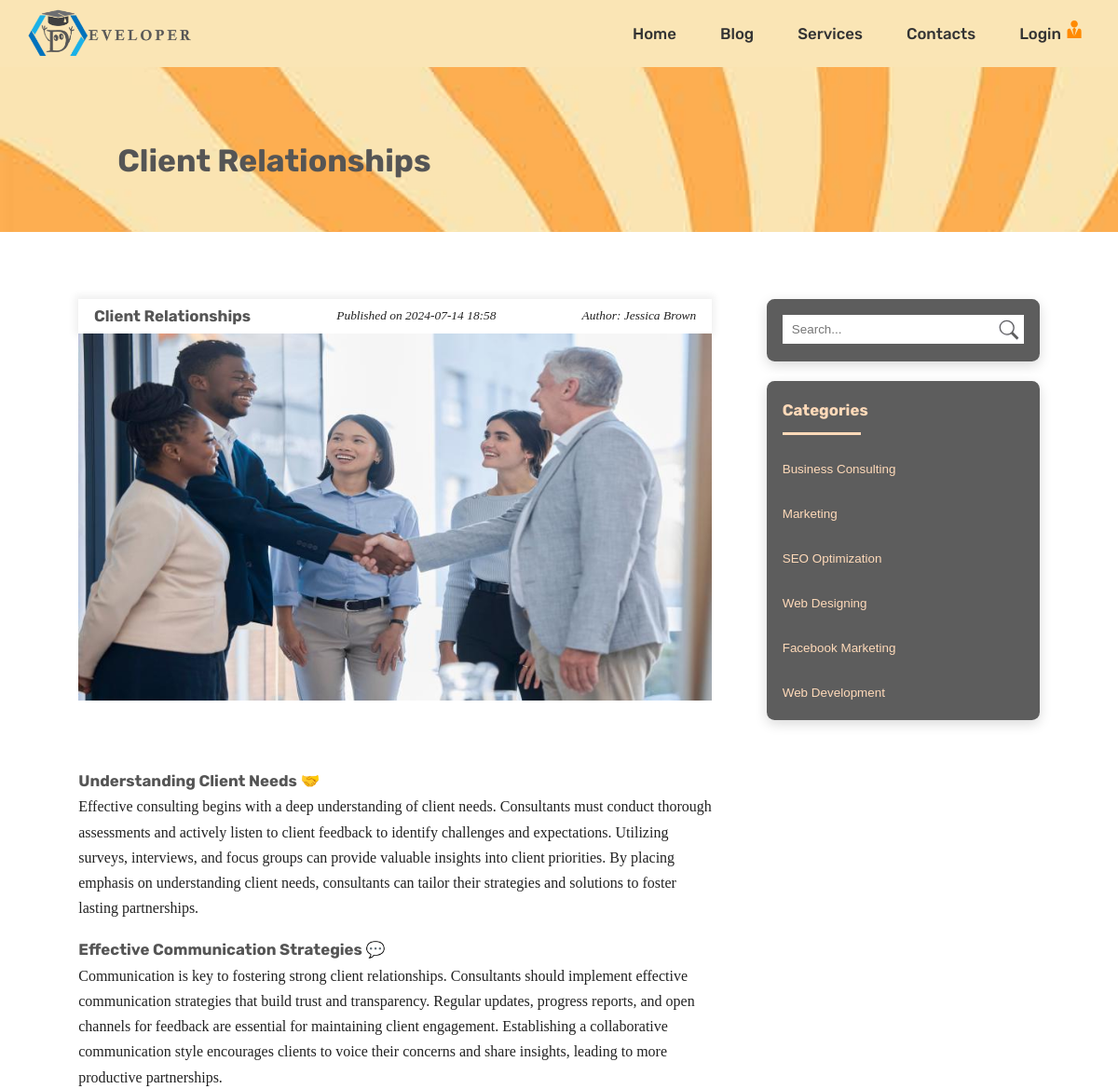
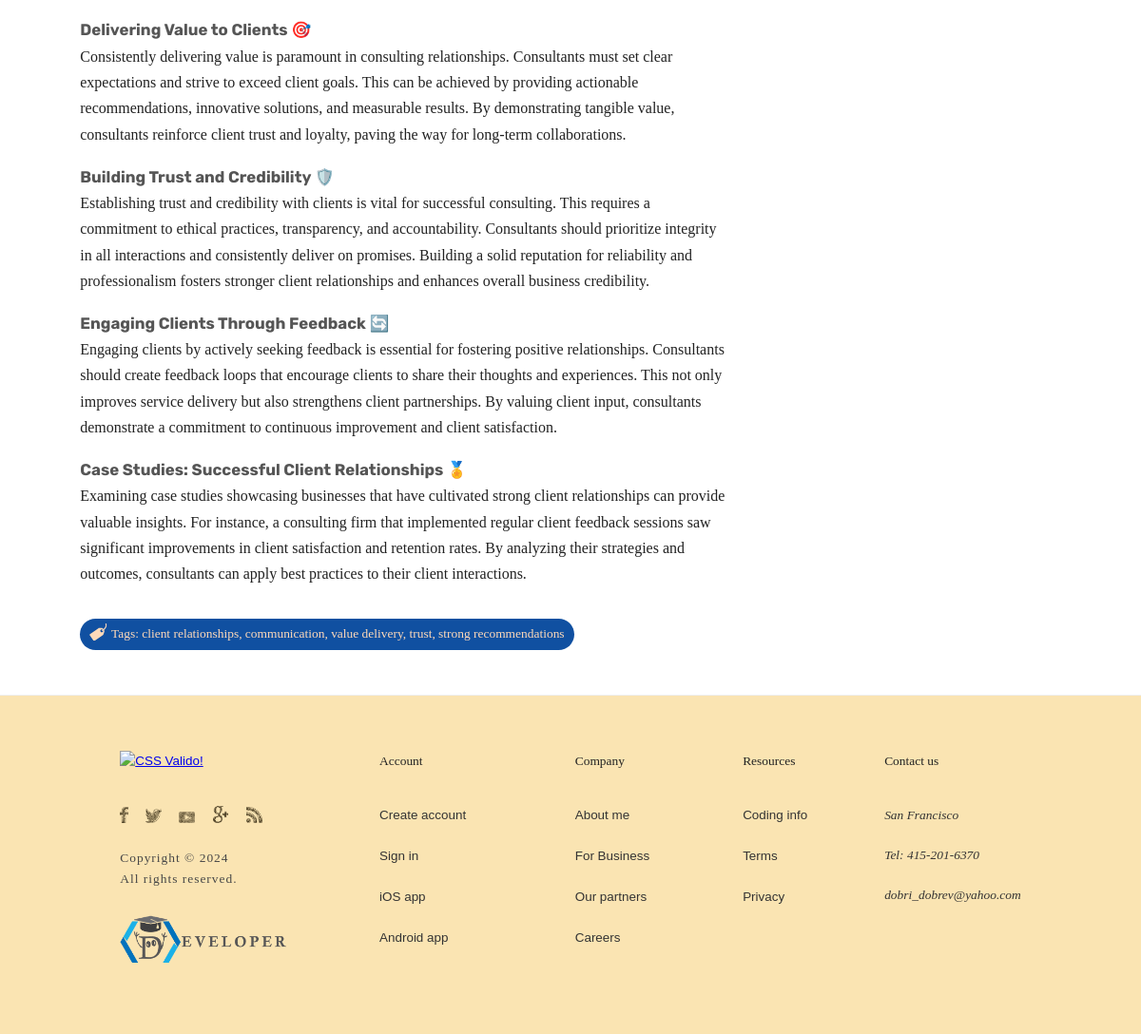
Page /article.php?id=79 on the committed database (2 pictures, top to bottom).
### tables this page shows
CREATE TABLE `pages` (
  `id` int(11) NOT NULL,
  `page_title` varchar(32) NOT NULL,
  `page_url` varchar(32) NOT NULL
);

CREATE TABLE `articles` (
  `id` int(11) NOT NULL,
  `title` varchar(64) NOT NULL,
  `description` varchar(180) NOT NULL,
  `content` longtext NOT NULL,
  `author` varchar(32) NOT NULL,
  `tags` varchar(84) NOT NULL,
  `published_at` timestamp NULL DEFAULT NULL,
  `cat_id` int(11) NOT NULL,
  `imageurl` varchar(128) NOT NULL,
  `views` int(11) NOT NULL DEFAULT 0,
  `status` varchar(32) NOT NULL DEFAULT 'draft'
);

CREATE TABLE `categories` (
  `cat_id` int(3) NOT NULL,
  `cat_title` varchar(64) NOT NULL
);

### includes/functions.php (called while the page is built, shortened)
<?php
function pageMetaData($title, $description, $keywords)
{
    $headTitle = $pageTitle = $title;
}
function fetchData($con_db, $tableName, $condition = '', $orderBy = '', $limit = '')
{
    $sql = "SELECT * FROM $tableName";
    $query = mysqli_query($con_db, $sql);
    return mysqli_fetch_all($query, MYSQLI_ASSOC);
}

### article.php (the view, shortened to what this page needs)
<?php
require "includes/mysql-database.php";
require "includes/functions.php";
$pageTitle = $pageDescription = $articleDate = $articleAuthor
 = $articleImage = $articleContent = $articleTags = "";
if (isset($_GET["id"])) {
    $articleId = (int)$_GET["id"];
    $viewsSql = "UPDATE articles SET views = views + 1 WHERE id = $articleId";
    $viewsQuery = mysqli_query($con_db, $viewsSql);
    if (!errorsQuery($viewsQuery)) {
        $sql = "SELECT * FROM articles WHERE id = $articleId";
        $articleQuery = mysqli_query($con_db, $sql);
    }
    if (!errorsQuery($articleQuery)) {
        $articleId = mysqli_fetch_assoc($articleQuery);
        if ($articleId) {
            $articleTags = $articleId['tags'];
            $articleDate = date("Y-m-d H:i", strtotime($articleId["published_at"]));
            $articleAuthor = $articleId['author'];
            $articleImage = $articleId['imageurl'];
            $articleContent = $articleId['content'];
        }
    }
}
require "includes/header.php";
?>
<section class="primary-section">
    <div class="container">
        <h1 class="primary-heading"><?= $pageTitle ?></h1>
    </div>
</section>
<div class="page-section">
    <div class="page-container">
        <div class="grid-page">
            <article class="article">
                <?php if (isset($articleId) && $articleId != null) : ?>
                    <div class="breadcrumb">
                        <div class="breadcrumb__heading">
                            <h2 class="fourth-heading"><?= $pageTitle ?></h2>
                        </div>
                        <div>
                            <p class="paragraph"><i>Published on <?= $articleDate ?></i></p>
                        </div>
                        <div>
                            <p class="paragraph"><i>Author: <?= $articleAuthor ?></i></p>
                        </div>
                    </div>
                    <img src="uploads/<?= $articleImage ?>" title="<?= $pageTitle ?>" alt="<?= $pageTitle ?>" class="article__image">
                    <p class="paragraph"><?= $articleContent ?></p>
                    <div class=" tags">
                        <svg class="tags__icon">
                            <use href="/mysite-mysql/assets/back-icons/symbol-tags.svg#icon-price-tag"></use>
                        </svg>
                        <p class="tags__label"> Tags: <?= $articleTags ?></p>
                    </div>
                <?php else : ?>
                    <?= header("Location: blog.php"); ?>
                <?php endif; ?>
            </article>
            <?php
            require "includes/sidebar.php";
            ?>
        </div>
    </div>
</div>
<?php
require "includes/footer.php";
?>

### includes/header.php (shortened to what this page needs)
<?php
require_once "mysql-database.php";
require_once "functions.php";
$pages = fetchData($con_db, 'pages', $condition = '', $orderBy = '', $limit = '');
$activeClass = "navigation__link--active";
$currentPage = basename($_SERVER['REQUEST_URI']);
?>
<!DOCTYPE html>
<html lang="en">
<head>
    <link rel="stylesheet" href="./sass/style.min.css">
</head>
<body>
    <header class="primary-header">
        <div class="navigation flex-system space-between flex-ver-center sticky">
            <a href="#" title="logo" aria-label="logo"><img src="./img/logo.png" alt="logo" title="website logo" class="mylogo"></a>
            <label for="hamburger-menu" class="navigation__button">
                <span class="navigation__icon">&nbsp;</span>
            </label>
            <div class="navigation__background">&nbsp;</div>
            <nav class="navigation__main-nav">
                <ul class="navigation__list">
                    <?php foreach ($pages as $menu) :
                        $isActive = basename($menu['page_url']) === $currentPage ? $activeClass  : '';
                    ?>
                        <li class="navigation__item">
                            <a href="<?= $menu['page_url'] ?>" class="navigation__link <?= $isActive ?>" title="<?= $menu['page_title'] ?>" aria-label="<?= $menu['page_title'] ?>">
                                <?= $menu['page_title'] ?>
                            </a>
                        </li>
                    <?php endforeach; ?>
                    <?php if (!isset($_SESSION["username"])) : ?>
                        <li class="navigation__item">
                            <a href="login.php" class="navigation__link <?= ($currentPage == 'login.php') ? $activeClass : '' ?>" title="login" aria-label="login">
                                Login
                                <svg class="login-icon">
                                    <use href="/mysite-mysql/assets/front-icons/symbol-defs.svg#icon-user-tie"></use>
                                </svg>
                            </a>
                        </li>
                    <?php endif; ?>
                </ul>
            </nav>
        </div>
    </header>
    <main>

### includes/sidebar.php
<?php
$categories = fetchData($con_db, 'categories');
?>
<aside class="right-sidebar">
    <div class="widget widget--peach-color">
        <form action="search.php" class="widget__search" method="post">
            <input type="search" name="search" id="search" class="widget__search-input" placeholder="Search...">
            <button class="widget__search-button" type="submit" name="submit">
                <svg class="widget__search-icon-magnifying-glass">
                    <use href="./assets/front-icons/symbol-defs.svg#icon-magnifying-glass"></use>
                </svg>
            </button>
        </form>
    </div>
    <div class="widget widget--peach-color">
        <h3 class="fourth-heading">Categories</h3>
        <div class="widget__categories">
            <ul class="widget__categories-list">
                <?php foreach ($categories as $category) : ?>
                    <li class="widget__categories-items">
                        <a href="./categories.php?id=<?= $category["cat_id"]; ?>" class="widget__categories-link" aria-label="<?= $category["cat_title"]; ?>" title="<?= $category["cat_title"]; ?>">
                            <?= $category["cat_title"]; ?>
                        </a>
                    </li>
                <?php endforeach; ?>
            </ul>
        </div>
    </div>
</aside>

### rows in the picture
pages: page_title "Home"
pages: page_title "Blog"
pages: page_title "Services"
pages: page_title "Contacts"
articles: title "Client Relationships", published_at "2024-07-14 18:58", author "Jessica Brown", imageurl (picture), content "Understanding Client Needs 🤝 Effective consulting begins with a deep understanding of client needs. Consultants must conduct thorough assessments and actively listen to client feedback to identify challenges and expectations. Utilizing surveys, interviews, and focus groups can provide valuable insights into client priorities. By placing emphasis on understanding client needs, consultants can tailor their strategies and solutions to foster lasting partnerships. Effective Communication Strategies 💬 Communication is key to fostering strong client relationships. Consultants should implement effective communication strategies that build trust and transparency. Regular updates, progress reports,…", tags "client relationships, communication, value delivery, trust, strong recommendations"
categories: cat_title "Business Consulting"
categories: cat_title "Marketing"
categories: cat_title "SEO Optimization"
categories: cat_title "Web Designing"
categories: cat_title "Facebook Marketing"
categories: cat_title "Web Development"
